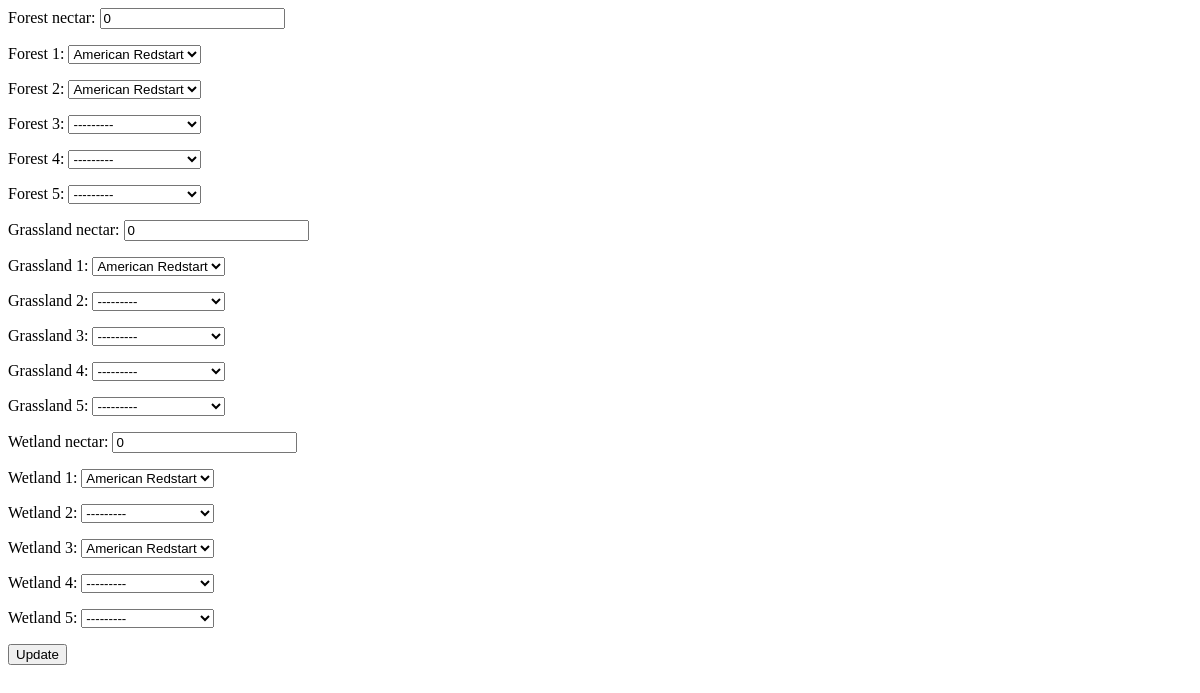
/aviary/board/1/add/, run on an earlier commit of the app's database.
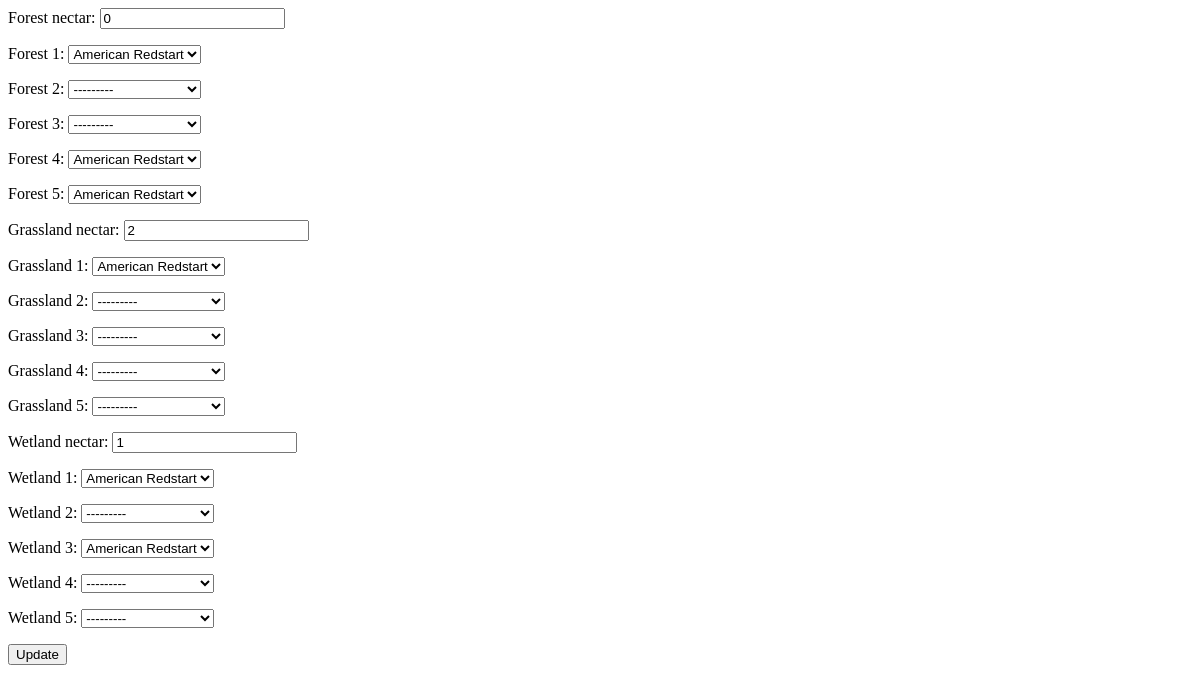
And on a later commit of the database.
### aviary/models.py (models this page shows)
class Board(models.Model):
    forest_nectar = models.PositiveIntegerField(default=0)
    forest_1 = models.ForeignKey(BirdCard, related_name="Forest1", on_delete=models.SET_NULL, null=True, blank=True)
    forest_2 = models.ForeignKey(BirdCard, related_name="Forest2", on_delete=models.SET_NULL, null=True, blank=True)
    forest_3 = models.ForeignKey(BirdCard, related_name="Forest3", on_delete=models.SET_NULL, null=True, blank=True)
    forest_4 = models.ForeignKey(BirdCard, related_name="Forest4", on_delete=models.SET_NULL, null=True, blank=True)
    forest_5 = models.ForeignKey(BirdCard, related_name="Forest5", on_delete=models.SET_NULL, null=True, blank=True)
    grassland_nectar = models.PositiveIntegerField(default=0)
    grassland_1 = models.ForeignKey(BirdCard, related_name="Grassland1", on_delete=models.SET_NULL, null=True, blank=True)
    grassland_2 = models.ForeignKey(BirdCard, related_name="Grassland2", on_delete=models.SET_NULL, null=True, blank=True)
    grassland_3 = models.ForeignKey(BirdCard, related_name="Grassland3", on_delete=models.SET_NULL, null=True, blank=True)
    grassland_4 = models.ForeignKey(BirdCard, related_name="Grassland4", on_delete=models.SET_NULL, null=True, blank=True)
    grassland_5 = models.ForeignKey(BirdCard, related_name="Grassland5", on_delete=models.SET_NULL, null=True, blank=True)
    wetland_nectar = models.PositiveIntegerField(default=0)
    wetland_1 = models.ForeignKey(BirdCard, related_name="Wetland1", on_delete=models.SET_NULL, null=True, blank=True)
    wetland_2 = models.ForeignKey(BirdCard, related_name="Wetland2", on_delete=models.SET_NULL, null=True, blank=True)
    wetland_3 = models.ForeignKey(BirdCard, related_name="Wetland3", on_delete=models.SET_NULL, null=True, blank=True)
    wetland_4 = models.ForeignKey(BirdCard, related_name="Wetland4", on_delete=models.SET_NULL, null=True, blank=True)
    wetland_5 = models.ForeignKey(BirdCard, related_name="Wetland5", on_delete=models.SET_NULL, null=True, blank=True)

### aviary/views.py (the view, shortened to what this page needs)
# urls.py: path('board/<pk>/add/', views.BirdAddView.as_view(), name='bird_add'),
class BirdAddView(UpdateView):
    model = Board
    form_class = BirdAddModelForm
    template_name = "aviary/bird_add.html"

### aviary/views.py
class BirdAddModelForm(forms.ModelForm):
    def __init__(self, *args, **kwargs):
        super(BirdAddModelForm, self).__init__(*args, **kwargs)
        field_name = kwargs.pop('board_slot', None)
        if field_name:
            for field in self.fields.copy():
                if field != field_name:
                    del self.fields[field]
    class Meta:
        model = Board
        exclude = ()

### aviary/models.py (called while the page is built)
    def __str__(self):
        return self.name

### aviary/templates/aviary/bird_add.html
{% load static %}
<link rel="stylesheet" href="{% static 'aviary/css/bird_add.css' %}">
<form method="post">{% csrf_token %}
    {{ form.as_p }}
    <input type="submit" value="Update">
</form>

What changed in the data, as far as the page shows it:
changed Board "American Redstart": forest_2 "American Redstart" → "---------"; forest_4 "---------" → "American Redstart"; forest_5 "---------" → "American Redstart"; grassland_nectar "0" → "2"; wetland_nectar "0" → "1"
